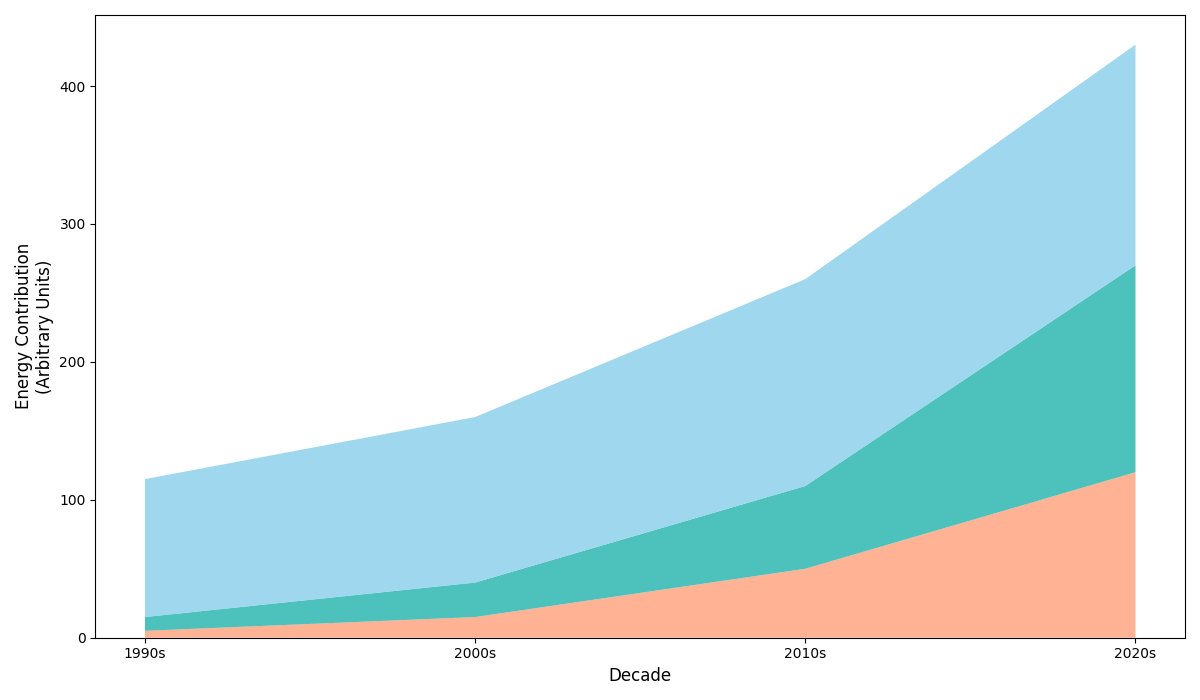

The Python source for this figure:
import matplotlib.pyplot as plt
import numpy as np

decades = ['1990s', '2000s', '2010s', '2020s']
solar_energy = [5, 15, 50, 120]
wind_energy = [10, 25, 60, 150]
hydroelectric = [100, 120, 150, 160]

energy_data = np.array([solar_energy, wind_energy, hydroelectric])

fig, ax = plt.subplots(figsize=(12, 7))
colors = ['#FFA07A', '#20B2AA', '#87CEEB']

ax.stackplot(decades, energy_data, colors=colors, alpha=0.8)

ax.set_xlabel('Decade', fontsize=12)
ax.set_ylabel('Energy Contribution\n(Arbitrary Units)', fontsize=12)

plt.tight_layout()
plt.show()
